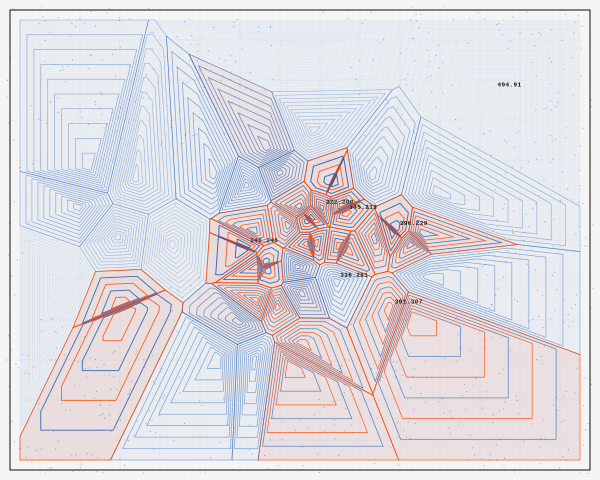

Source code (Python):
import cairo
import math
import random

# Setup
width, height = 600, 480
surface = cairo.ImageSurface(cairo.FORMAT_ARGB32, width, height)
ctx = cairo.Context(surface)

# Swiss-inspired Palette
COLOR_BG = (0.96, 0.96, 0.96)      # Off-white
COLOR_COBALT = (0.0, 0.28, 0.67)   # Deep Cobalt
COLOR_ACCENT = (1.0, 0.27, 0.0)    # Spectral Orange/Red
COLOR_DARK = (0.05, 0.05, 0.05)    # Near Black

# Background
ctx.set_source_rgb(*COLOR_BG)
ctx.paint()

def get_distance(p1, p2):
    return math.sqrt((p1[0] - p2[0])**2 + (p1[1] - p2[1])**2)

def generate_points(n, w, h):
    """Generates points with a density bias towards the center (Dissipation)."""
    points = []
    for _ in range(n):
        # Biasing towards center using Gaussian-like distribution
        x = w/2 + (random.uniform(-1, 1) * random.random()) * (w/2.2)
        y = h/2 + (random.uniform(-1, 1) * random.random()) * (h/2.2)
        points.append((x, y))
    return points

def get_voronoi_cell(point, points, bounds):
    """Calculates a Voronoi cell by clipping a bounding box with bisectors."""
    x0, y0, x1, y1 = bounds
    # Start with a large rectangle as the initial polygon
    cell_poly = [(x0, y0), (x1, y0), (x1, y1), (x0, y1)]
    
    px, py = point
    
    for other in points:
        if other == point:
            continue
        
        ox, oy = other
        # Perpendicular bisector between (px, py) and (ox, oy)
        # Midpoint
        mx, my = (px + ox) / 2, (py + oy) / 2
        # Normal vector
        nx, ny = ox - px, oy - py
        
        new_poly = []
        for i in range(len(cell_poly)):
            p1 = cell_poly[i]
            p2 = cell_poly[(i + 1) % len(cell_poly)]
            
            # Check if points are on the 'inside' of the bisector half-plane
            # dot((pt - m), n) < 0 means it's on the side of the original point
            d1 = (p1[0] - mx) * nx + (p1[1] - my) * ny
            d2 = (p2[0] - mx) * nx + (p2[1] - my) * ny
            
            if d1 <= 0:
                new_poly.append(p1)
            
            if (d1 <= 0 and d2 > 0) or (d1 > 0 and d2 <= 0):
                # Intersection point
                t = d1 / (d1 - d2)
                ix = p1[0] + t * (p2[0] - p1[0])
                iy = p1[1] + t * (p2[1] - p1[1])
                new_poly.append((ix, iy))
        cell_poly = new_poly
        if not cell_poly: break
    return cell_poly

# Parameters
num_points = 54
bounds = (20, 20, width - 20, height - 20)
points = generate_points(num_points, width, height)

# Render logic
for i, p in enumerate(points):
    cell = get_voronoi_cell(p, points, bounds)
    if not cell: continue

    # Calculate density for color modulation
    dist_to_nearest = min([get_distance(p, other) for other in points if other != p])
    density_factor = max(0, min(1, 1.0 - (dist_to_nearest / 80.0)))
    
    # Draw logic: Modular precision vs atmospheric dissipation
    ctx.set_line_join(cairo.LINE_JOIN_MITER)
    
    # 1. Base Cell Fill (Subtle transparency)
    ctx.move_to(cell[0][0], cell[0][1])
    for pt in cell[1:]:
        ctx.line_to(pt[0], pt[1])
    ctx.close_path()
    
    # Spectral bloom logic
    if density_factor > 0.6:
        ctx.set_source_rgba(COLOR_ACCENT[0], COLOR_ACCENT[1], COLOR_ACCENT[2], 0.1 * density_factor)
        ctx.fill_preserve()
    
    ctx.set_source_rgba(COLOR_COBALT[0], COLOR_COBALT[1], COLOR_COBALT[2], 0.05)
    ctx.fill()

    # 2. Recursive Subdivisions (Concentric outlines)
    # This creates the "modular" feel and simulates depth
    num_layers = int(4 + 12 * (1 - density_factor))
    for layer in range(num_layers):
        scale = 1.0 - (layer / num_layers)
        ctx.save()
        ctx.translate(p[0], p[1])
        ctx.scale(scale, scale)
        ctx.translate(-p[0], -p[1])
        
        ctx.move_to(cell[0][0], cell[0][1])
        for pt in cell[1:]:
            ctx.line_to(pt[0], pt[1])
        ctx.close_path()
        
        # Line weight dissipates with distance from center
        weight = 0.2 + (0.8 * density_factor)
        ctx.set_line_width(weight / scale) # Adjust for scale
        
        # Color transitions: High density gets Cobalt/Accent, Low gets light gray
        if density_factor > 0.7 and layer % 2 == 0:
            ctx.set_source_rgba(*COLOR_ACCENT, 0.8)
        else:
            alpha = 0.1 + (0.7 * density_factor)
            ctx.set_source_rgba(COLOR_COBALT[0], COLOR_COBALT[1], COLOR_COBALT[2], alpha)
            
        ctx.stroke()
        ctx.restore()

    # 3. Micro-Typography / Grid Labels
    if random.random() > 0.85:
        ctx.select_font_face("Monospace", cairo.FONT_SLANT_NORMAL, cairo.FONT_WEIGHT_BOLD)
        ctx.set_font_size(6)
        ctx.set_source_rgb(*COLOR_DARK)
        ctx.move_to(p[0] + 4, p[1] - 4)
        ctx.show_text(f"{p[0]:.0f}.{p[1]:.0f}")

# 4. Global "Modular" Overlays
# Fine grid lines for Swiss precision
ctx.set_line_width(0.3)
ctx.set_source_rgba(0, 0, 0, 0.1)
grid_spacing = 40
for x in range(0, width, grid_spacing):
    ctx.move_to(x, 0)
    ctx.line_to(x, height)
    ctx.stroke()
for y in range(0, height, grid_spacing):
    ctx.move_to(0, y)
    ctx.line_to(width, y)
    ctx.stroke()

# 5. Atmospheric Texture: Moire Dots
# Sparse dither pattern in negative spaces
for _ in range(1200):
    tx = random.uniform(0, width)
    ty = random.uniform(0, height)
    # Only draw dots in low density areas
    is_dense = any(get_distance((tx, ty), p) < 40 for p in points)
    if not is_dense:
        ctx.arc(tx, ty, 0.6, 0, 2 * math.pi)
        ctx.set_source_rgba(*COLOR_COBALT, 0.4)
        ctx.fill()

# Final Border for Swiss structure
ctx.set_line_width(12)
ctx.set_source_rgb(*COLOR_BG)
ctx.rectangle(0, 0, width, height)
ctx.stroke()
ctx.set_line_width(1)
ctx.set_source_rgb(*COLOR_DARK)
ctx.rectangle(10, 10, width-20, height-20)
ctx.stroke()
